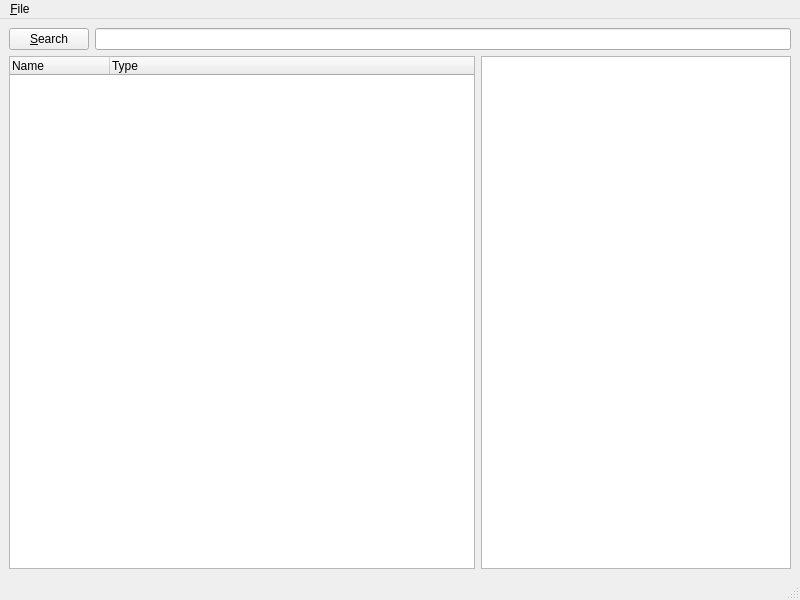
<?xml version="1.0" encoding="UTF-8"?>
<ui version="4.0">
 <class>BrowserWindow</class>
 <widget class="QMainWindow" name="BrowserWindow">
  <property name="geometry">
   <rect>
    <x>0</x>
    <y>0</y>
    <width>800</width>
    <height>600</height>
   </rect>
  </property>
  <property name="windowTitle">
   <string>Module Browser</string>
  </property>
  <widget class="QWidget" name="centralwidget">
   <layout class="QVBoxLayout" name="verticalLayout">
    <item>
     <layout class="QHBoxLayout" name="horizontalLayout">
      <item>
       <widget class="QPushButton" name="searchButton">
        <property name="text">
         <string>&amp;Search</string>
        </property>
       </widget>
      </item>
      <item>
       <widget class="QLineEdit" name="searchLine"/>
      </item>
     </layout>
    </item>
    <item>
     <layout class="QHBoxLayout" name="horizontalLayout_2" stretch="3,2">
      <item>
       <widget class="QTreeWidget" name="moduleTree">
        <column>
         <property name="text">
          <string>Name</string>
         </property>
        </column>
        <column>
         <property name="text">
          <string>Type</string>
         </property>
        </column>
       </widget>
      </item>
      <item>
       <widget class="QTextEdit" name="docEdit">
        <property name="tabChangesFocus">
         <bool>true</bool>
        </property>
        <property name="readOnly">
         <bool>true</bool>
        </property>
        <property name="acceptRichText">
         <bool>false</bool>
        </property>
       </widget>
      </item>
     </layout>
    </item>
   </layout>
  </widget>
  <widget class="QMenuBar" name="menubar">
   <property name="geometry">
    <rect>
     <x>0</x>
     <y>0</y>
     <width>800</width>
     <height>22</height>
    </rect>
   </property>
   <widget class="QMenu" name="menu_File">
    <property name="title">
     <string>&amp;File</string>
    </property>
    <addaction name="actionExit"/>
   </widget>
   <addaction name="menu_File"/>
  </widget>
  <widget class="QStatusBar" name="statusbar"/>
  <action name="actionExit">
   <property name="text">
    <string>E&amp;xit</string>
   </property>
  </action>
 </widget>
 <tabstops>
  <tabstop>moduleTree</tabstop>
  <tabstop>docEdit</tabstop>
  <tabstop>searchLine</tabstop>
  <tabstop>searchButton</tabstop>
 </tabstops>
 <resources/>
 <connections>
  <connection>
   <sender>actionExit</sender>
   <signal>triggered()</signal>
   <receiver>BrowserWindow</receiver>
   <slot>close()</slot>
   <hints>
    <hint type="sourcelabel">
     <x>-1</x>
     <y>-1</y>
    </hint>
    <hint type="destinationlabel">
     <x>399</x>
     <y>299</y>
    </hint>
   </hints>
  </connection>
 </connections>
</ui>
